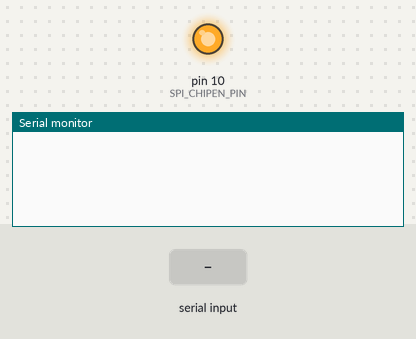
Bench run of a sketch on a simulated Arduino Uno, built with avr-gcc and run on an emulated ATmega328P. Parts: output pins drawn as LEDs (lit = HIGH), the last lines printed to the serial monitor. Inputs (shaded band) come from the test bench.

Above: at 1.2 s.
1.3 s: "get_id\n" received over Serial
At 2.0 s:
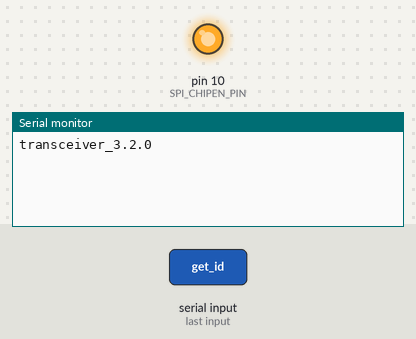
2.8 s: "set_atten\n" received over Serial
At 5.0 s:
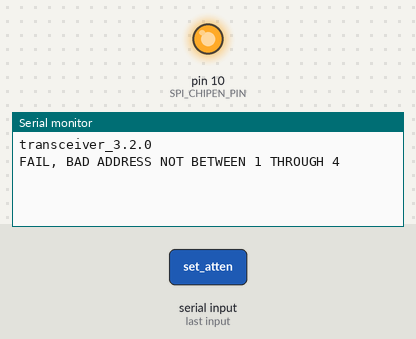
5.3 s: "1\n" received over Serial
At 6.3 s:
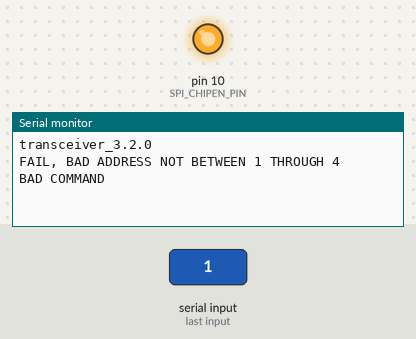

Measured:
- after the input at 1.3 s, the serial monitor: prints a new line at once (image 1)
- after the input at 2.8 s, the serial monitor: prints a new line after 1.0 s (image 2)
- after the input at 5.3 s, the serial monitor: prints a new line at once (image 3)

The sketch:

Transceiver3.2.0_ONR.ino
```cpp
#include <arduino.h>
#include <SPI.h>

#define SPI_CHIPEN_PIN 10

void setup(){
    Serial.begin(115200);
    SPI.begin();
    pinMode(SPI_CHIPEN_PIN, OUTPUT);
    digitalWrite(SPI_CHIPEN_PIN, HIGH);

}

void loop(){
    byte data[2];
	while(Serial.available() < 2);

    String str = Serial.readStringUntil('\n');
    if (str.equals("get_id")){
        //ensure empty input
        while(Serial.available()>0){
            Serial.read();
        }
        Serial.println("transceiver_3.2.0");
    }
    else if (str.equals("set_atten"))
    {
        Serial.readBytes(data, 2);
        if (data[0] == 0 || data[0] > 4){
            Serial.println("FAIL, BAD ADDRESS NOT BETWEEN 1 THROUGH 4");
            return;
        }
        if (data[1] > 127){
            Serial.println("FAIL, ATTENUATION VALUE IS TOO LARGE");
            return;
        }
        //ensure empty input
        while(Serial.available()>0){
            Serial.read();
        }

        //send command to attenuator
        SPI.beginTransaction(SPISettings(4000000, LSBFIRST, SPI_MODE0));
        digitalWrite(SPI_CHIPEN_PIN, LOW);
        SPI.transfer(data[1]);
        SPI.transfer(data[0]);
        SPI.endTransaction();
        digitalWrite(SPI_CHIPEN_PIN, HIGH);
        int status = 0;
        Serial.println("OK");
    } else {
        Serial.println("BAD COMMAND");
    }

}
```
